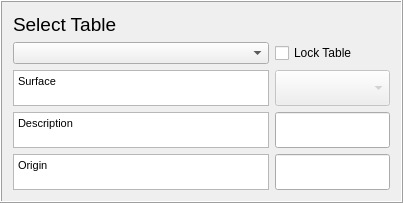
    <widget class="QFrame" name="frame1">
     <property name="frameShape">
      <enum>QFrame::Box</enum>
     </property>
     <property name="frameShadow">
      <enum>QFrame::Raised</enum>
     </property>
     <layout class="QGridLayout" name="gridLayout_2">
      <item row="3" column="1">
       <widget class="QComboBox" name="comboBoxSurface">
        <property name="enabled">
         <bool>false</bool>
        </property>
        <property name="sizePolicy">
         <sizepolicy hsizetype="Expanding" vsizetype="Fixed">
          <horstretch>0</horstretch>
          <verstretch>0</verstretch>
         </sizepolicy>
        </property>
        <property name="maximumSize">
         <size>
          <width>16777215</width>
          <height>36</height>
         </size>
        </property>
        <property name="currentIndex">
         <number>0</number>
        </property>
        <item>
         <property name="text">
          <string/>
         </property>
        </item>
        <item>
         <property name="text">
          <string>Paved</string>
         </property>
        </item>
        <item>
         <property name="text">
          <string>Building</string>
         </property>
        </item>
        <item>
         <property name="text">
          <string>Evergreen Tree</string>
         </property>
        </item>
        <item>
         <property name="text">
          <string>Decidous Tree</string>
         </property>
        </item>
        <item>
         <property name="text">
          <string>Grass</string>
         </property>
        </item>
        <item>
         <property name="text">
          <string>Bare Soil</string>
         </property>
        </item>
        <item>
         <property name="text">
          <string>Grass</string>
         </property>
        </item>
        <item>
         <property name="text">
          <string>Water</string>
         </property>
        </item>
       </widget>
      </item>
      <item row="4" column="0">
       <widget class="QTextBrowser" name="textBrowser_2">
        <property name="sizePolicy">
         <sizepolicy hsizetype="Expanding" vsizetype="Fixed">
          <horstretch>0</horstretch>
          <verstretch>0</verstretch>
         </sizepolicy>
        </property>
        <property name="maximumSize">
         <size>
          <width>16777215</width>
          <height>36</height>
         </size>
        </property>
        <property name="html">
         <string>&lt;!DOCTYPE HTML PUBLIC &quot;-//W3C//DTD HTML 4.0//EN&quot; &quot;http://www.w3.org/TR/REC-html40/strict.dtd&quot;&gt;
&lt;html&gt;&lt;head&gt;&lt;meta name=&quot;qrichtext&quot; content=&quot;1&quot; /&gt;&lt;style type=&quot;text/css&quot;&gt;
p, li { white-space: pre-wrap; }
&lt;/style&gt;&lt;/head&gt;&lt;body style=&quot; font-family:'MS Shell Dlg 2'; font-size:8.25pt; font-weight:400; font-style:normal;&quot;&gt;
&lt;p style=&quot; margin-top:0px; margin-bottom:0px; margin-left:0px; margin-right:0px; -qt-block-indent:0; text-indent:0px;&quot;&gt;&lt;span style=&quot; font-size:8pt;&quot;&gt;Description&lt;/span&gt;&lt;/p&gt;&lt;/body&gt;&lt;/html&gt;</string>
        </property>
       </widget>
      </item>
      <item row="3" column="0">
       <widget class="QTextBrowser" name="textBrowser_Surface">
        <property name="sizePolicy">
         <sizepolicy hsizetype="Expanding" vsizetype="Fixed">
          <horstretch>0</horstretch>
          <verstretch>0</verstretch>
         </sizepolicy>
        </property>
        <property name="maximumSize">
         <size>
          <width>16777215</width>
          <height>36</height>
         </size>
        </property>
        <property name="html">
         <string>&lt;!DOCTYPE HTML PUBLIC &quot;-//W3C//DTD HTML 4.0//EN&quot; &quot;http://www.w3.org/TR/REC-html40/strict.dtd&quot;&gt;
&lt;html&gt;&lt;head&gt;&lt;meta name=&quot;qrichtext&quot; content=&quot;1&quot; /&gt;&lt;style type=&quot;text/css&quot;&gt;
p, li { white-space: pre-wrap; }
&lt;/style&gt;&lt;/head&gt;&lt;body style=&quot; font-family:'MS Shell Dlg 2'; font-size:8.25pt; font-weight:400; font-style:normal;&quot;&gt;
&lt;p style=&quot; margin-top:0px; margin-bottom:0px; margin-left:0px; margin-right:0px; -qt-block-indent:0; text-indent:0px;&quot;&gt;&lt;span style=&quot; font-size:8pt;&quot;&gt;Surface&lt;/span&gt;&lt;/p&gt;&lt;/body&gt;&lt;/html&gt;</string>
        </property>
       </widget>
      </item>
      <item row="4" column="1">
       <widget class="QgsFilterLineEdit" name="textEdit_Edit_2">
        <property name="maximumSize">
         <size>
          <width>16777215</width>
          <height>36</height>
         </size>
        </property>
        <property name="inputMethodHints">
         <set>Qt::ImhNone</set>
        </property>
        <property name="qgisRelation" stdset="0">
         <string notr="true"/>
        </property>
       </widget>
      </item>
      <item row="0" column="0">
       <widget class="QLabel" name="label_42">
        <property name="text">
         <string>&lt;!DOCTYPE HTML PUBLIC &quot;-//W3C//DTD HTML 4.0//EN&quot; &quot;http://www.w3.org/TR/REC-html40/strict.dtd&quot;&gt;
&lt;html&gt;&lt;head&gt;&lt;meta name=&quot;qrichtext&quot; content=&quot;1&quot; /&gt;&lt;style type=&quot;text/css&quot;&gt;
p, li { white-space: pre-wrap; }
&lt;/style&gt;&lt;/head&gt;&lt;body style=&quot; font-family:'MS Shell Dlg 2'; font-size:12pt; font-weight:400; font-style:normal;&quot;&gt;
&lt;p style=&quot; margin-top:0px; margin-bottom:0px; margin-left:0px; margin-right:0px; -qt-block-indent:0; text-indent:0px;&quot;&gt;&lt;span style=&quot; font-size:14pt;&quot;&gt;Select Table&lt;/span&gt;&lt;/p&gt;&lt;/body&gt;&lt;/html&gt;</string>
        </property>
       </widget>
      </item>
      <item row="1" column="0">
       <widget class="QComboBox" name="comboBoxTableSelect">
        <property name="toolTip">
         <string/>
        </property>
       </widget>
      </item>
      <item row="1" column="1">
       <widget class="QCheckBox" name="checkBoxA">
        <property name="text">
         <string>Lock Table</string>
        </property>
       </widget>
      </item>
      <item row="5" column="0">
       <widget class="QTextBrowser" name="textBrowser_3">
        <property name="sizePolicy">
         <sizepolicy hsizetype="Expanding" vsizetype="Fixed">
          <horstretch>0</horstretch>
          <verstretch>0</verstretch>
         </sizepolicy>
        </property>
        <property name="maximumSize">
         <size>
          <width>16777215</width>
          <height>36</height>
         </size>
        </property>
        <property name="html">
         <string>&lt;!DOCTYPE HTML PUBLIC &quot;-//W3C//DTD HTML 4.0//EN&quot; &quot;http://www.w3.org/TR/REC-html40/strict.dtd&quot;&gt;
&lt;html&gt;&lt;head&gt;&lt;meta name=&quot;qrichtext&quot; content=&quot;1&quot; /&gt;&lt;style type=&quot;text/css&quot;&gt;
p, li { white-space: pre-wrap; }
&lt;/style&gt;&lt;/head&gt;&lt;body style=&quot; font-family:'MS Shell Dlg 2'; font-size:8.25pt; font-weight:400; font-style:normal;&quot;&gt;
&lt;p style=&quot; margin-top:0px; margin-bottom:0px; margin-left:0px; margin-right:0px; -qt-block-indent:0; text-indent:0px;&quot;&gt;&lt;span style=&quot; font-size:8pt;&quot;&gt;Origin&lt;/span&gt;&lt;/p&gt;&lt;/body&gt;&lt;/html&gt;</string>
        </property>
       </widget>
      </item>
      <item row="5" column="1">
       <widget class="QgsFilterLineEdit" name="textEdit_Edit_3">
        <property name="maximumSize">
         <size>
          <width>16777215</width>
          <height>36</height>
         </size>
        </property>
        <property name="qgisRelation" stdset="0">
         <string notr="true"/>
        </property>
       </widget>
      </item>
     </layout>
    </widget>
